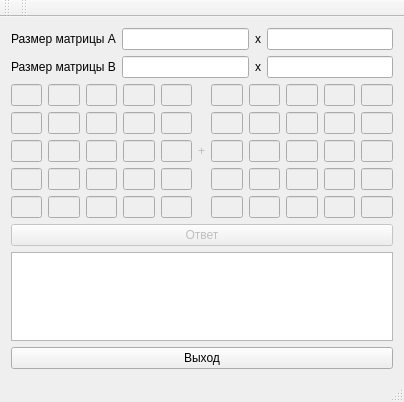
<?xml version="1.0" encoding="UTF-8"?>
<ui version="4.0">
 <class>MainWindow</class>
 <widget class="QMainWindow" name="MainWindow">
  <property name="geometry">
   <rect>
    <x>0</x>
    <y>0</y>
    <width>404</width>
    <height>402</height>
   </rect>
  </property>
  <property name="windowTitle">
   <string>MainWindow</string>
  </property>
  <widget class="QWidget" name="centralWidget">
   <layout class="QGridLayout" name="gridLayout_3">
    <item row="0" column="0">
     <layout class="QGridLayout" name="gridLayout">
      <item row="0" column="2">
       <widget class="QLabel" name="label_2">
        <property name="text">
         <string>x</string>
        </property>
       </widget>
      </item>
      <item row="1" column="0">
       <widget class="QLabel" name="labelB">
        <property name="text">
         <string>Размер матрицы B</string>
        </property>
       </widget>
      </item>
      <item row="0" column="0">
       <layout class="QGridLayout" name="gridLayout_2">
        <item row="0" column="0">
         <widget class="QLabel" name="labelA">
          <property name="text">
           <string>Размер матрицы A</string>
          </property>
         </widget>
        </item>
       </layout>
      </item>
      <item row="0" column="3">
       <widget class="QLineEdit" name="columnA"/>
      </item>
      <item row="1" column="3">
       <widget class="QLineEdit" name="ColumnB"/>
      </item>
      <item row="1" column="1">
       <widget class="QLineEdit" name="rowB"/>
      </item>
      <item row="0" column="1">
       <widget class="QLineEdit" name="rowA"/>
      </item>
      <item row="1" column="2">
       <widget class="QLabel" name="label_5">
        <property name="text">
         <string>x</string>
        </property>
       </widget>
      </item>
     </layout>
    </item>
    <item row="2" column="0">
     <widget class="QPushButton" name="resultButton">
      <property name="enabled">
       <bool>false</bool>
      </property>
      <property name="text">
       <string>Ответ</string>
      </property>
     </widget>
    </item>
    <item row="4" column="0">
     <widget class="QPushButton" name="closeButton">
      <property name="text">
       <string>Выход</string>
      </property>
     </widget>
    </item>
    <item row="1" column="0">
     <layout class="QGridLayout" name="gridLayout_4">
      <item row="0" column="1">
       <widget class="QLineEdit" name="a12">
        <property name="enabled">
         <bool>false</bool>
        </property>
       </widget>
      </item>
      <item row="0" column="0">
       <widget class="QLineEdit" name="a11">
        <property name="enabled">
         <bool>false</bool>
        </property>
       </widget>
      </item>
      <item row="1" column="3">
       <widget class="QLineEdit" name="a24">
        <property name="enabled">
         <bool>false</bool>
        </property>
       </widget>
      </item>
      <item row="0" column="4">
       <widget class="QLineEdit" name="a15">
        <property name="enabled">
         <bool>false</bool>
        </property>
       </widget>
      </item>
      <item row="0" column="2">
       <widget class="QLineEdit" name="a13">
        <property name="enabled">
         <bool>false</bool>
        </property>
       </widget>
      </item>
      <item row="0" column="3">
       <widget class="QLineEdit" name="a14">
        <property name="enabled">
         <bool>false</bool>
        </property>
       </widget>
      </item>
      <item row="1" column="1">
       <widget class="QLineEdit" name="a22">
        <property name="enabled">
         <bool>false</bool>
        </property>
       </widget>
      </item>
      <item row="1" column="2">
       <widget class="QLineEdit" name="a23">
        <property name="enabled">
         <bool>false</bool>
        </property>
       </widget>
      </item>
      <item row="1" column="0">
       <widget class="QLineEdit" name="a21">
        <property name="enabled">
         <bool>false</bool>
        </property>
       </widget>
      </item>
      <item row="1" column="4">
       <widget class="QLineEdit" name="a25">
        <property name="enabled">
         <bool>false</bool>
        </property>
       </widget>
      </item>
      <item row="2" column="0">
       <widget class="QLineEdit" name="a31">
        <property name="enabled">
         <bool>false</bool>
        </property>
       </widget>
      </item>
      <item row="4" column="0">
       <widget class="QLineEdit" name="a51">
        <property name="enabled">
         <bool>false</bool>
        </property>
       </widget>
      </item>
      <item row="3" column="0">
       <widget class="QLineEdit" name="a41">
        <property name="enabled">
         <bool>false</bool>
        </property>
       </widget>
      </item>
      <item row="2" column="1">
       <widget class="QLineEdit" name="a32">
        <property name="enabled">
         <bool>false</bool>
        </property>
       </widget>
      </item>
      <item row="2" column="3">
       <widget class="QLineEdit" name="a34">
        <property name="enabled">
         <bool>false</bool>
        </property>
       </widget>
      </item>
      <item row="2" column="2">
       <widget class="QLineEdit" name="a33">
        <property name="enabled">
         <bool>false</bool>
        </property>
       </widget>
      </item>
      <item row="3" column="2">
       <widget class="QLineEdit" name="a43">
        <property name="enabled">
         <bool>false</bool>
        </property>
       </widget>
      </item>
      <item row="2" column="4">
       <widget class="QLineEdit" name="a35">
        <property name="enabled">
         <bool>false</bool>
        </property>
       </widget>
      </item>
      <item row="3" column="1">
       <widget class="QLineEdit" name="a42">
        <property name="enabled">
         <bool>false</bool>
        </property>
       </widget>
      </item>
      <item row="3" column="3">
       <widget class="QLineEdit" name="a44">
        <property name="enabled">
         <bool>false</bool>
        </property>
       </widget>
      </item>
      <item row="3" column="4">
       <widget class="QLineEdit" name="a45">
        <property name="enabled">
         <bool>false</bool>
        </property>
       </widget>
      </item>
      <item row="4" column="3">
       <widget class="QLineEdit" name="a54">
        <property name="enabled">
         <bool>false</bool>
        </property>
       </widget>
      </item>
      <item row="4" column="1">
       <widget class="QLineEdit" name="a52">
        <property name="enabled">
         <bool>false</bool>
        </property>
       </widget>
      </item>
      <item row="4" column="2">
       <widget class="QLineEdit" name="a53">
        <property name="enabled">
         <bool>false</bool>
        </property>
       </widget>
      </item>
      <item row="4" column="4">
       <widget class="QLineEdit" name="a55">
        <property name="enabled">
         <bool>false</bool>
        </property>
       </widget>
      </item>
      <item row="2" column="6">
       <widget class="QLineEdit" name="b31">
        <property name="enabled">
         <bool>false</bool>
        </property>
       </widget>
      </item>
      <item row="2" column="7">
       <widget class="QLineEdit" name="b32">
        <property name="enabled">
         <bool>false</bool>
        </property>
       </widget>
      </item>
      <item row="2" column="5">
       <widget class="QLabel" name="label_4">
        <property name="enabled">
         <bool>false</bool>
        </property>
        <property name="text">
         <string>+</string>
        </property>
       </widget>
      </item>
      <item row="2" column="8">
       <widget class="QLineEdit" name="b33">
        <property name="enabled">
         <bool>false</bool>
        </property>
       </widget>
      </item>
      <item row="2" column="9">
       <widget class="QLineEdit" name="b34">
        <property name="enabled">
         <bool>false</bool>
        </property>
       </widget>
      </item>
      <item row="2" column="10">
       <widget class="QLineEdit" name="b35">
        <property name="enabled">
         <bool>false</bool>
        </property>
       </widget>
      </item>
      <item row="0" column="6">
       <widget class="QLineEdit" name="b11">
        <property name="enabled">
         <bool>false</bool>
        </property>
       </widget>
      </item>
      <item row="1" column="6">
       <widget class="QLineEdit" name="b21">
        <property name="enabled">
         <bool>false</bool>
        </property>
       </widget>
      </item>
      <item row="0" column="7">
       <widget class="QLineEdit" name="b12">
        <property name="enabled">
         <bool>false</bool>
        </property>
       </widget>
      </item>
      <item row="1" column="7">
       <widget class="QLineEdit" name="b22">
        <property name="enabled">
         <bool>false</bool>
        </property>
       </widget>
      </item>
      <item row="0" column="8">
       <widget class="QLineEdit" name="b13">
        <property name="enabled">
         <bool>false</bool>
        </property>
       </widget>
      </item>
      <item row="1" column="8">
       <widget class="QLineEdit" name="b23">
        <property name="enabled">
         <bool>false</bool>
        </property>
       </widget>
      </item>
      <item row="0" column="9">
       <widget class="QLineEdit" name="b14">
        <property name="enabled">
         <bool>false</bool>
        </property>
       </widget>
      </item>
      <item row="1" column="9">
       <widget class="QLineEdit" name="b24">
        <property name="enabled">
         <bool>false</bool>
        </property>
       </widget>
      </item>
      <item row="0" column="10">
       <widget class="QLineEdit" name="b15">
        <property name="enabled">
         <bool>false</bool>
        </property>
       </widget>
      </item>
      <item row="1" column="10">
       <widget class="QLineEdit" name="b25">
        <property name="enabled">
         <bool>false</bool>
        </property>
       </widget>
      </item>
      <item row="3" column="6">
       <widget class="QLineEdit" name="b41">
        <property name="enabled">
         <bool>false</bool>
        </property>
       </widget>
      </item>
      <item row="3" column="7">
       <widget class="QLineEdit" name="b42">
        <property name="enabled">
         <bool>false</bool>
        </property>
       </widget>
      </item>
      <item row="3" column="8">
       <widget class="QLineEdit" name="b43">
        <property name="enabled">
         <bool>false</bool>
        </property>
       </widget>
      </item>
      <item row="3" column="9">
       <widget class="QLineEdit" name="b44">
        <property name="enabled">
         <bool>false</bool>
        </property>
       </widget>
      </item>
      <item row="3" column="10">
       <widget class="QLineEdit" name="b45">
        <property name="enabled">
         <bool>false</bool>
        </property>
       </widget>
      </item>
      <item row="4" column="6">
       <widget class="QLineEdit" name="b51">
        <property name="enabled">
         <bool>false</bool>
        </property>
       </widget>
      </item>
      <item row="4" column="7">
       <widget class="QLineEdit" name="b52">
        <property name="enabled">
         <bool>false</bool>
        </property>
       </widget>
      </item>
      <item row="4" column="8">
       <widget class="QLineEdit" name="b53">
        <property name="enabled">
         <bool>false</bool>
        </property>
       </widget>
      </item>
      <item row="4" column="9">
       <widget class="QLineEdit" name="b54">
        <property name="enabled">
         <bool>false</bool>
        </property>
       </widget>
      </item>
      <item row="4" column="10">
       <widget class="QLineEdit" name="b55">
        <property name="enabled">
         <bool>false</bool>
        </property>
       </widget>
      </item>
     </layout>
    </item>
    <item row="3" column="0">
     <widget class="QTextEdit" name="resultBox"/>
    </item>
   </layout>
  </widget>
  <widget class="QMenuBar" name="menuBar">
   <property name="geometry">
    <rect>
     <x>0</x>
     <y>0</y>
     <width>404</width>
     <height>19</height>
    </rect>
   </property>
  </widget>
  <widget class="QToolBar" name="mainToolBar">
   <attribute name="toolBarArea">
    <enum>TopToolBarArea</enum>
   </attribute>
   <attribute name="toolBarBreak">
    <bool>false</bool>
   </attribute>
  </widget>
  <widget class="QStatusBar" name="statusBar"/>
  <widget class="QToolBar" name="toolBar">
   <property name="windowTitle">
    <string>toolBar</string>
   </property>
   <attribute name="toolBarArea">
    <enum>TopToolBarArea</enum>
   </attribute>
   <attribute name="toolBarBreak">
    <bool>false</bool>
   </attribute>
  </widget>
 </widget>
 <layoutdefault spacing="6" margin="11"/>
 <resources/>
 <connections/>
</ui>
